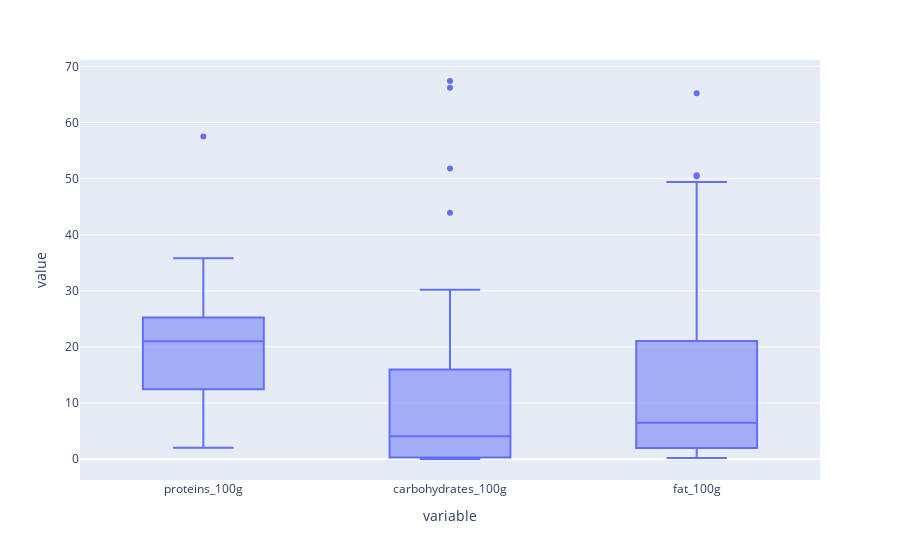

Notebook code cell kept with this figure:
### Markdown cell above
## Limpeza dos dados
Será necessário verificar se existem dados faltantes ou com problemas, se existirem, será necessário tratar esses dados.

### Code cell
# let's see if there are any missing values
missing = df.isnull().sum().sum()
print("There are {} missing values in the dataset".format(missing))

# let's see if there are any duplicate rows
duplicates = df.duplicated().sum()
print("There are {} duplicate rows in the dataset".format(duplicates))

# let's see a summary of the dataset
print(df.describe())

# let's see the categories of the data
print("Categorias:\n", df["category_name"].unique())

# let's see if there are any outliers
import matplotlib.pyplot as plt
import seaborn as sns
plt.figure(figsize=(8, 3))
sns.boxplot(data=df)
plt.show()

# let's see the box plot again but only for the columns "proteins_100g", "carbohydrates_100g" and "fat_100g", and for the hover data we will use the "food_name" column
import plotly.express as px
fig = px.box(df, y=["proteins_100g", "carbohydrates_100g", "fat_100g"], hover_data=["food_name"])
fig.show()

# I could remove the "Spirulina (dried)" row, because it is an outlier, but I will not do it because I want to keep the original dataset
# df = df[df["food_name"] != "Spirulina (dried)"]

### Figure 1 — Plotly figure (JSON) as saved in the notebook; plotly's stock layout.template omitted (floating-point values rounded to 4 significant figures; data arrays with more than 128 entries replaced by an {"elided": "..."} marker saying what was removed)
{"data": [{"alignmentgroup": "True", "customdata": {"elided": "180x1 str values"}, "hovertemplate": "variable=%{x}<br>value=%{y}<br>food_name=%{customdata[0]}<extra></extra>", "legendgroup": "", "marker": {"color": "#636efa"}, "name": "", "notched": false, "offsetgroup": "", "orientation": "v", "showlegend": false, "type": "box", "x": {"elided": "180 str values"}, "x0": " ", "xaxis": "x", "y": {"elided": "180 float values"}, "y0": " ", "yaxis": "y"}], "layout": {"boxmode": "group", "legend": {"tracegroupgap": 0}, "margin": {"t": 60}, "xaxis": {"anchor": "y", "domain": [0, 1], "title": {"text": "variable"}}, "yaxis": {"anchor": "x", "domain": [0, 1], "title": {"text": "value"}}}}
